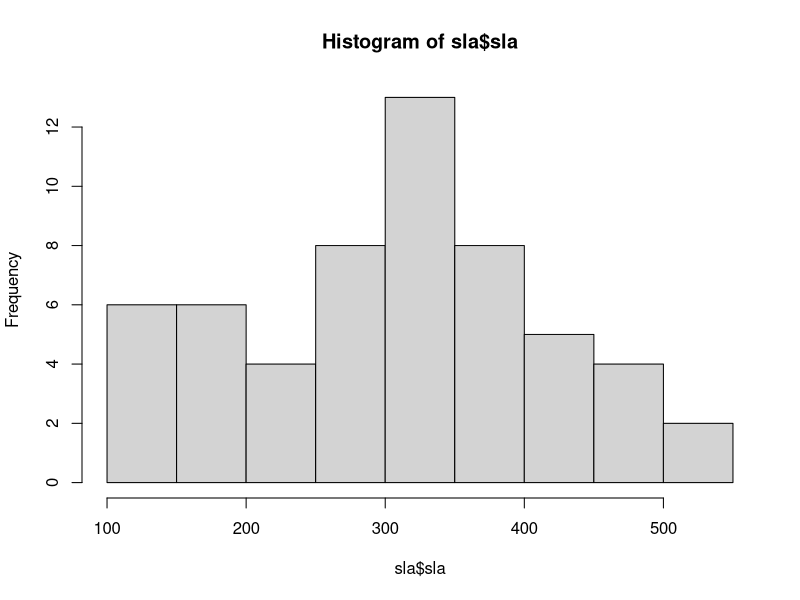
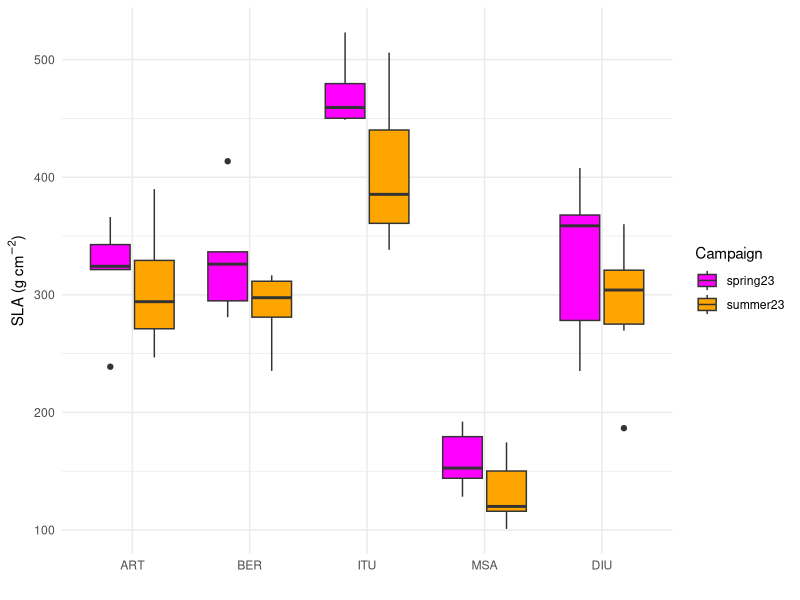

Reproduce these figures in R, in order. (Note: this script raises an error after producing the figures.)
library(emmeans)
library(multcomp)
library(multcompView)
library(tidyverse)

sla <- read.csv("gradienteData/sla_gradiente_2023/sla_gradiente_2023_updated.csv") |> 
  mutate(SLA = ifelse(SLA == 9999, NA, SLA)) |> 
  filter(canopy_position == "shade_low") |> 
  mutate(site = factor(site, levels = c("ART", "BER", "ITU", "MSA", "DIU"))) |> 
  rename(tree = id_plant) |> 
  rename(sla = SLA)

sla <- sla[, c("site", "campaign", "tree", "sla")]

hist(sla$sla)
model <- lm(sla ~ site * campaign, data = sla)
summary(model)
anova(lm(sla ~ site * campaign, data = sla))
model_means2 <- emmeans(model, ~ site)
model_means_cld2 <- cld(model_means2, adjust = "sidak",
                        Letters = c("a", "b", "c", "d", "e", "f", "g"),
                        alpha = 0.05, sort = FALSE)


ggplot(sla, aes(x = site, y = sla, fill = campaign)) +
  geom_boxplot(
    position = position_dodge2(width = 0.8, preserve = "single")) +
  scale_fill_manual(values=c("magenta1", "orange")) +
  labs(
    x = "",
    y = expression("SLA (g "*cm^-2*")"),
    fill = "Campaign"
  ) +
  theme_minimal()

wd <- read.csv("gradienteData/wd_gradiente_2023/wd_gradiente_2023_updated.csv")
  filter(canopy_position == "shade_low") |> 
  mutate(site = factor(site, levels = c("ART", "BER", "ITU", "MSA", "DIU"))) |> 
  rename(tree = id_plant) |> 
  rename(sla = SLA)
